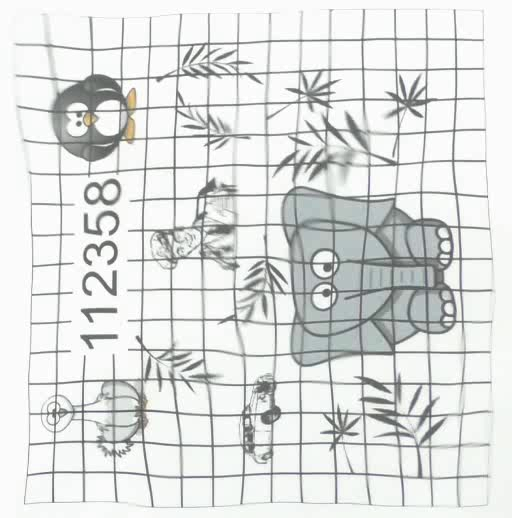
%> input picture ImageRegistration/fixed.png, 512 x 518 px
$ octave main.m   (GNU Octave 9; MATLAB toolbox functions it lacks are replaced by stand-ins)
%> lines starting %> are read from the running program, lines starting %| are printed output that depends on the picture
close all;
format long g;
figure(1);
tiledlayout(2, 3);
rng("default");
fixed = imresize(rgb2gray(imread("fixed.png")), [256 256]);
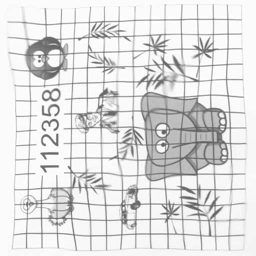
%> fixed: size 256x256 uint8; min 91, max 255, mean 222.8
% figure(1), imshow(fixed);

H = size(fixed, 1);
%> H = 256
W = size(fixed, 2);
%> W = 256
k = 10;
indices_u = randi([0 20], k, 1);
indices_v = randi([0 20], k, 1);
indices_u = [0; indices_u];
indices_v = [0; indices_v];

alpha = 1000;
theta_x = zeros(H * W, 1);
theta_y = zeros(H * W, 1);
for i = 1 : k + 1
    u = indices_u(i, 1);
    v = indices_v(i, 1);
    indexInVector = W * u + v + 1;
    theta_x(indexInVector, 1) = alpha / (u + v + 1);
    theta_y(indexInVector, 1) = alpha / (u + v + 1);
end

u_x = reshape(idct2(reshape(theta_x, H, W)'), H, W, 1);
u_y = reshape(idct2(reshape(theta_y, H, W)'), H, W, 1);
u = cat(3, u_x, u_y);

% [33 lines of commented-out code are left out]
moved = imread("moved.png");
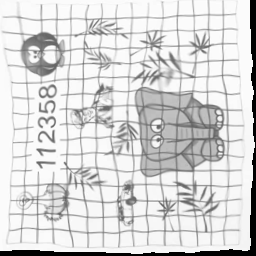
%> input picture ImageRegistration/moved.png, 256 x 256 px
%> moved is the input picture: size 256x256 uint8; min 0, max 255, mean 214.3
H = size(fixed, 1);
W = size(fixed, 2);
nexttile, imshow(fixed), title("fixed");
nexttile, imshow(moved), title("moved");

%> (the run ends here)
